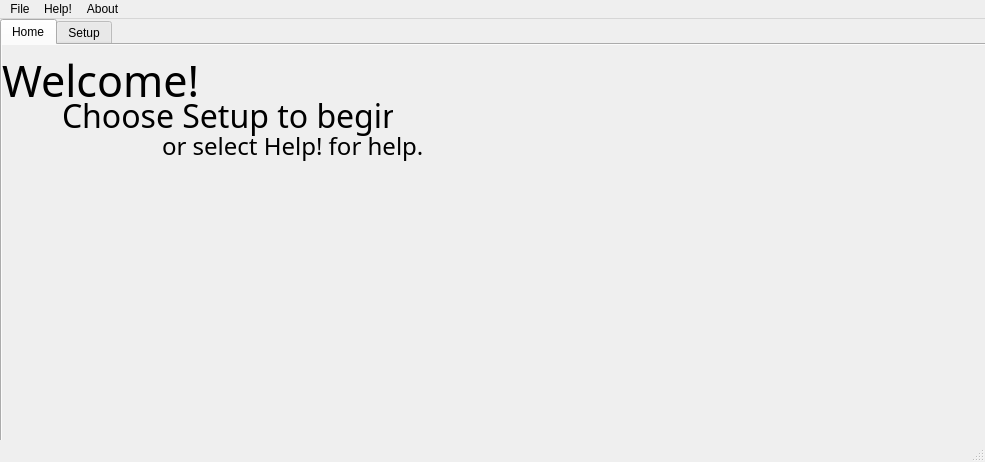
<?xml version="1.0" encoding="UTF-8"?>
<ui version="4.0">
 <class>MainWindow</class>
 <widget class="QMainWindow" name="MainWindow">
  <property name="enabled">
   <bool>true</bool>
  </property>
  <property name="geometry">
   <rect>
    <x>0</x>
    <y>0</y>
    <width>985</width>
    <height>462</height>
   </rect>
  </property>
  <property name="sizePolicy">
   <sizepolicy hsizetype="Preferred" vsizetype="Preferred">
    <horstretch>0</horstretch>
    <verstretch>0</verstretch>
   </sizepolicy>
  </property>
  <property name="minimumSize">
   <size>
    <width>985</width>
    <height>462</height>
   </size>
  </property>
  <property name="maximumSize">
   <size>
    <width>985</width>
    <height>462</height>
   </size>
  </property>
  <property name="font">
   <font>
    <weight>50</weight>
    <bold>false</bold>
    <stylestrategy>PreferAntialias</stylestrategy>
   </font>
  </property>
  <property name="cursor">
   <cursorShape>ArrowCursor</cursorShape>
  </property>
  <property name="mouseTracking">
   <bool>false</bool>
  </property>
  <property name="windowTitle">
   <string>ErMax.Inc-Pic2Ascii</string>
  </property>
  <property name="windowOpacity">
   <double>1.000000000000000</double>
  </property>
  <property name="toolButtonStyle">
   <enum>Qt::ToolButtonIconOnly</enum>
  </property>
  <property name="animated">
   <bool>false</bool>
  </property>
  <property name="tabShape">
   <enum>QTabWidget::Rounded</enum>
  </property>
  <property name="dockOptions">
   <set>QMainWindow::AllowTabbedDocks</set>
  </property>
  <widget class="QWidget" name="widgetMain">
   <widget class="QTabWidget" name="tabWidget">
    <property name="enabled">
     <bool>true</bool>
    </property>
    <property name="geometry">
     <rect>
      <x>0</x>
      <y>0</y>
      <width>987</width>
      <height>423</height>
     </rect>
    </property>
    <property name="focusPolicy">
     <enum>Qt::ClickFocus</enum>
    </property>
    <property name="statusTip">
     <string/>
    </property>
    <property name="tabPosition">
     <enum>QTabWidget::North</enum>
    </property>
    <property name="tabShape">
     <enum>QTabWidget::Rounded</enum>
    </property>
    <property name="currentIndex">
     <number>0</number>
    </property>
    <property name="iconSize">
     <size>
      <width>16</width>
      <height>16</height>
     </size>
    </property>
    <property name="elideMode">
     <enum>Qt::ElideNone</enum>
    </property>
    <property name="documentMode">
     <bool>false</bool>
    </property>
    <property name="tabsClosable">
     <bool>false</bool>
    </property>
    <property name="movable">
     <bool>true</bool>
    </property>
    <property name="tabBarAutoHide">
     <bool>false</bool>
    </property>
    <widget class="QWidget" name="tabHome">
     <property name="font">
      <font>
       <weight>50</weight>
       <bold>false</bold>
       <stylestrategy>PreferAntialias</stylestrategy>
      </font>
     </property>
     <property name="autoFillBackground">
      <bool>true</bool>
     </property>
     <attribute name="title">
      <string>Home</string>
     </attribute>
     <attribute name="toolTip">
      <string>This is the Home Tab</string>
     </attribute>
     <widget class="QLabel" name="label">
      <property name="geometry">
       <rect>
        <x>0</x>
        <y>0</y>
        <width>211</width>
        <height>71</height>
       </rect>
      </property>
      <property name="font">
       <font>
        <family>Yu Gothic UI Semilight</family>
        <pointsize>32</pointsize>
        <weight>50</weight>
        <bold>false</bold>
        <stylestrategy>PreferAntialias</stylestrategy>
       </font>
      </property>
      <property name="text">
       <string>Welcome!</string>
      </property>
     </widget>
     <widget class="QLabel" name="label_2">
      <property name="geometry">
       <rect>
        <x>60</x>
        <y>50</y>
        <width>331</width>
        <height>41</height>
       </rect>
      </property>
      <property name="font">
       <font>
        <family>Yu Gothic UI Light</family>
        <pointsize>24</pointsize>
        <weight>50</weight>
        <bold>false</bold>
        <stylestrategy>PreferAntialias</stylestrategy>
       </font>
      </property>
      <property name="text">
       <string>Choose Setup to begin,</string>
      </property>
      <property name="openExternalLinks">
       <bool>false</bool>
      </property>
     </widget>
     <widget class="QLabel" name="label_3">
      <property name="geometry">
       <rect>
        <x>160</x>
        <y>80</y>
        <width>261</width>
        <height>41</height>
       </rect>
      </property>
      <property name="font">
       <font>
        <family>Yu Gothic UI Light</family>
        <pointsize>18</pointsize>
        <weight>50</weight>
        <bold>false</bold>
        <stylestrategy>PreferAntialias</stylestrategy>
       </font>
      </property>
      <property name="text">
       <string>or select Help! for help.</string>
      </property>
     </widget>
    </widget>
    <widget class="QWidget" name="tabSetup">
     <property name="autoFillBackground">
      <bool>false</bool>
     </property>
     <attribute name="title">
      <string>Setup</string>
     </attribute>
     <attribute name="toolTip">
      <string>This is where you setup the source and ouput</string>
     </attribute>
     <widget class="QLabel" name="labelinDesk">
      <property name="geometry">
       <rect>
        <x>10</x>
        <y>10</y>
        <width>181</width>
        <height>20</height>
       </rect>
      </property>
      <property name="font">
       <font>
        <pointsize>10</pointsize>
        <weight>50</weight>
        <bold>false</bold>
        <stylestrategy>PreferAntialias</stylestrategy>
       </font>
      </property>
      <property name="text">
       <string>Input Image/Image Sequence:</string>
      </property>
     </widget>
     <widget class="QLineEdit" name="lineEditInDir">
      <property name="enabled">
       <bool>true</bool>
      </property>
      <property name="geometry">
       <rect>
        <x>260</x>
        <y>10</y>
        <width>451</width>
        <height>20</height>
       </rect>
      </property>
      <property name="font">
       <font>
        <weight>50</weight>
        <bold>false</bold>
        <stylestrategy>PreferAntialias</stylestrategy>
        <kerning>true</kerning>
       </font>
      </property>
      <property name="mouseTracking">
       <bool>false</bool>
      </property>
      <property name="frame">
       <bool>true</bool>
      </property>
      <property name="readOnly">
       <bool>true</bool>
      </property>
      <property name="clearButtonEnabled">
       <bool>false</bool>
      </property>
     </widget>
     <widget class="QPushButton" name="pushButtonImageIn">
      <property name="geometry">
       <rect>
        <x>750</x>
        <y>10</y>
        <width>211</width>
        <height>23</height>
       </rect>
      </property>
      <property name="text">
       <string>Browse (Image/Image Sequance)</string>
      </property>
     </widget>
     <widget class="QLabel" name="labelOutDesk">
      <property name="geometry">
       <rect>
        <x>10</x>
        <y>50</y>
        <width>231</width>
        <height>20</height>
       </rect>
      </property>
      <property name="font">
       <font>
        <pointsize>10</pointsize>
        <weight>50</weight>
        <bold>false</bold>
        <stylestrategy>PreferAntialias</stylestrategy>
       </font>
      </property>
      <property name="text">
       <string>Output Folder Image/Image Sequence:</string>
      </property>
     </widget>
     <widget class="QLineEdit" name="lineEditOutDir">
      <property name="geometry">
       <rect>
        <x>260</x>
        <y>50</y>
        <width>451</width>
        <height>20</height>
       </rect>
      </property>
      <property name="readOnly">
       <bool>true</bool>
      </property>
     </widget>
     <widget class="QPushButton" name="pushButtonFolderOut">
      <property name="geometry">
       <rect>
        <x>750</x>
        <y>50</y>
        <width>211</width>
        <height>23</height>
       </rect>
      </property>
      <property name="text">
       <string>Browse (Folder)</string>
      </property>
     </widget>
     <widget class="QLabel" name="labelFormatOut">
      <property name="geometry">
       <rect>
        <x>10</x>
        <y>80</y>
        <width>211</width>
        <height>20</height>
       </rect>
      </property>
      <property name="font">
       <font>
        <pointsize>10</pointsize>
        <weight>50</weight>
        <bold>false</bold>
        <stylestrategy>PreferAntialias</stylestrategy>
       </font>
      </property>
      <property name="text">
       <string>Output Image Formats (Supported):</string>
      </property>
     </widget>
     <widget class="QComboBox" name="comboBoxFormatOut">
      <property name="geometry">
       <rect>
        <x>230</x>
        <y>80</y>
        <width>111</width>
        <height>22</height>
       </rect>
      </property>
      <item>
       <property name="text">
        <string>PNG (Default)</string>
       </property>
      </item>
      <item>
       <property name="text">
        <string>JPG</string>
       </property>
      </item>
     </widget>
     <widget class="QProgressBar" name="progressBar">
      <property name="geometry">
       <rect>
        <x>10</x>
        <y>360</y>
        <width>961</width>
        <height>21</height>
       </rect>
      </property>
      <property name="value">
       <number>24</number>
      </property>
     </widget>
     <widget class="QPushButton" name="stop">
      <property name="geometry">
       <rect>
        <x>10</x>
        <y>310</y>
        <width>111</width>
        <height>31</height>
       </rect>
      </property>
      <property name="text">
       <string>Stop</string>
      </property>
     </widget>
     <widget class="QPushButton" name="start">
      <property name="geometry">
       <rect>
        <x>140</x>
        <y>310</y>
        <width>111</width>
        <height>31</height>
       </rect>
      </property>
      <property name="text">
       <string>Start</string>
      </property>
     </widget>
     <widget class="QComboBox" name="whatToDo">
      <property name="geometry">
       <rect>
        <x>10</x>
        <y>281</y>
        <width>241</width>
        <height>21</height>
       </rect>
      </property>
      <item>
       <property name="text">
        <string>Do nothing when finished (default)</string>
       </property>
      </item>
      <item>
       <property name="text">
        <string>Close window when finished</string>
       </property>
      </item>
      <item>
       <property name="text">
        <string>Shutdown the PC (Windows only) because you are insane</string>
       </property>
      </item>
     </widget>
    </widget>
   </widget>
  </widget>
  <widget class="QMenuBar" name="menubar">
   <property name="geometry">
    <rect>
     <x>0</x>
     <y>0</y>
     <width>985</width>
     <height>19</height>
    </rect>
   </property>
   <widget class="QMenu" name="menuFile">
    <property name="title">
     <string>File</string>
    </property>
    <addaction name="actionExit"/>
   </widget>
   <widget class="QMenu" name="menuHelp">
    <property name="title">
     <string>Help!</string>
    </property>
    <addaction name="actionContact"/>
   </widget>
   <widget class="QMenu" name="menuAbout">
    <property name="title">
     <string>About</string>
    </property>
    <addaction name="actionAbout_Pic2Ascii"/>
   </widget>
   <addaction name="menuFile"/>
   <addaction name="menuHelp"/>
   <addaction name="menuAbout"/>
  </widget>
  <widget class="QStatusBar" name="statusbar"/>
  <action name="actionExit">
   <property name="text">
    <string>Exit</string>
   </property>
   <property name="statusTip">
    <string>This exits the program</string>
   </property>
  </action>
  <action name="actionAbout_Pic2Ascii">
   <property name="text">
    <string>About Pic2Ascii/Licence</string>
   </property>
  </action>
  <action name="actionContact">
   <property name="text">
    <string>Contact</string>
   </property>
  </action>
 </widget>
 <resources/>
 <connections/>
</ui>
